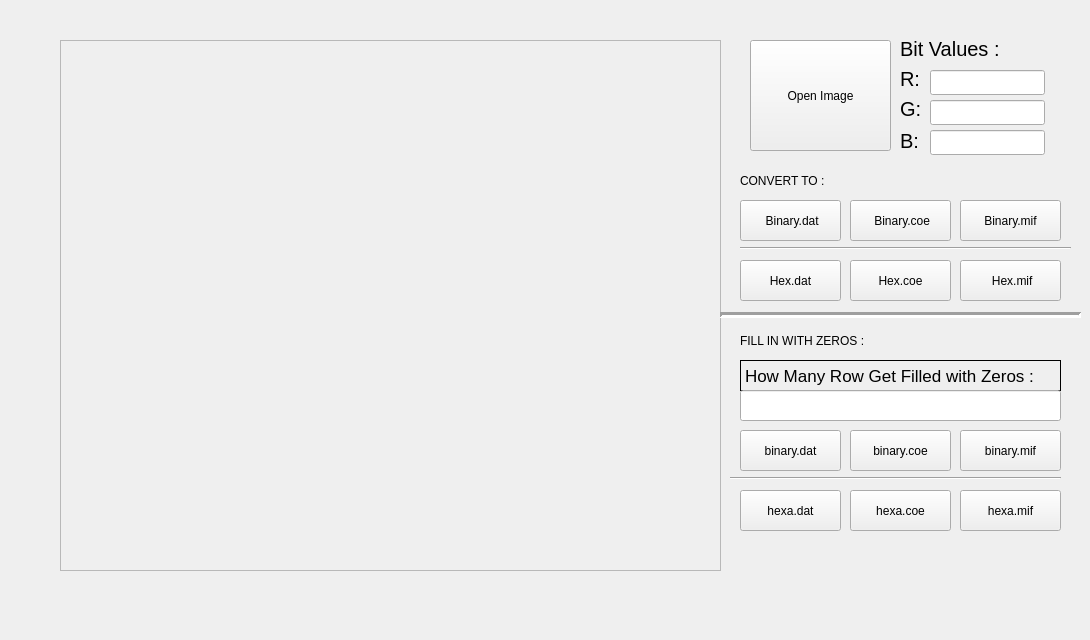
   <widget class="QWidget" name="tab1">
    <attribute name="title">
     <string>RGB</string>
    </attribute>
    <widget class="QPushButton" name="open_image">
     <property name="geometry">
      <rect>
       <x>750</x>
       <y>40</y>
       <width>141</width>
       <height>111</height>
      </rect>
     </property>
     <property name="toolTip">
      <string>open image</string>
     </property>
     <property name="styleSheet">
      <string notr="true"/>
     </property>
     <property name="text">
      <string>Open Image</string>
     </property>
     <property name="icon">
      <iconset resource="icons.qrc">
       <normaloff>:/icons/icons/My-Pictures-icon.png</normaloff>:/icons/icons/My-Pictures-icon.png</iconset>
     </property>
     <property name="iconSize">
      <size>
       <width>50</width>
       <height>50</height>
      </size>
     </property>
    </widget>
    <widget class="QPushButton" name="cvt_bn">
     <property name="geometry">
      <rect>
       <x>740</x>
       <y>200</y>
       <width>101</width>
       <height>41</height>
      </rect>
     </property>
     <property name="toolTip">
      <string>Convert rgb to binary format .dat file</string>
     </property>
     <property name="text">
      <string> Binary.dat</string>
     </property>
     <property name="icon">
      <iconset resource="icons.qrc">
       <normaloff>:/icons/icons/document-add-icon.png</normaloff>:/icons/icons/document-add-icon.png</iconset>
     </property>
     <property name="iconSize">
      <size>
       <width>25</width>
       <height>25</height>
      </size>
     </property>
    </widget>
    <widget class="QPushButton" name="cvt_hexa">
     <property name="geometry">
      <rect>
       <x>740</x>
       <y>260</y>
       <width>101</width>
       <height>41</height>
      </rect>
     </property>
     <property name="toolTip">
      <string>Convert rgb to hexadecimal format .dat file</string>
     </property>
     <property name="text">
      <string>Hex.dat</string>
     </property>
     <property name="icon">
      <iconset resource="icons.qrc">
       <normaloff>:/icons/icons/document-add-icon.png</normaloff>:/icons/icons/document-add-icon.png</iconset>
     </property>
     <property name="iconSize">
      <size>
       <width>25</width>
       <height>25</height>
      </size>
     </property>
    </widget>
    <widget class="QFrame" name="frame">
     <property name="geometry">
      <rect>
       <x>60</x>
       <y>40</y>
       <width>661</width>
       <height>531</height>
      </rect>
     </property>
     <property name="frameShape">
      <enum>QFrame::StyledPanel</enum>
     </property>
     <property name="frameShadow">
      <enum>QFrame::Raised</enum>
     </property>
     <widget class="QLabel" name="lbl_img">
      <property name="geometry">
       <rect>
        <x>0</x>
        <y>0</y>
        <width>661</width>
        <height>531</height>
       </rect>
      </property>
      <property name="minimumSize">
       <size>
        <width>661</width>
        <height>531</height>
       </size>
      </property>
      <property name="maximumSize">
       <size>
        <width>661</width>
        <height>531</height>
       </size>
      </property>
      <property name="font">
       <font>
        <kerning>true</kerning>
       </font>
      </property>
      <property name="text">
       <string/>
      </property>
      <property name="scaledContents">
       <bool>false</bool>
      </property>
      <property name="alignment">
       <set>Qt::AlignCenter</set>
      </property>
     </widget>
    </widget>
    <widget class="QLabel" name="lbl_res">
     <property name="geometry">
      <rect>
       <x>60</x>
       <y>600</y>
       <width>371</width>
       <height>31</height>
      </rect>
     </property>
     <property name="font">
      <font>
       <pointsize>15</pointsize>
       <weight>75</weight>
       <bold>true</bold>
      </font>
     </property>
     <property name="text">
      <string/>
     </property>
    </widget>
    <widget class="QLabel" name="label">
     <property name="geometry">
      <rect>
       <x>900</x>
       <y>40</y>
       <width>111</width>
       <height>17</height>
      </rect>
     </property>
     <property name="font">
      <font>
       <pointsize>15</pointsize>
      </font>
     </property>
     <property name="text">
      <string>Bit Values :</string>
     </property>
    </widget>
    <widget class="QLabel" name="r_lbl">
     <property name="geometry">
      <rect>
       <x>900</x>
       <y>70</y>
       <width>21</width>
       <height>17</height>
      </rect>
     </property>
     <property name="font">
      <font>
       <pointsize>15</pointsize>
      </font>
     </property>
     <property name="text">
      <string>R:</string>
     </property>
    </widget>
    <widget class="QLabel" name="b_lbl">
     <property name="geometry">
      <rect>
       <x>900</x>
       <y>130</y>
       <width>21</width>
       <height>21</height>
      </rect>
     </property>
     <property name="font">
      <font>
       <pointsize>15</pointsize>
      </font>
     </property>
     <property name="text">
      <string>B:</string>
     </property>
    </widget>
    <widget class="QLabel" name="g_lbl">
     <property name="geometry">
      <rect>
       <x>900</x>
       <y>100</y>
       <width>21</width>
       <height>17</height>
      </rect>
     </property>
     <property name="font">
      <font>
       <pointsize>15</pointsize>
      </font>
     </property>
     <property name="text">
      <string>G:</string>
     </property>
    </widget>
    <widget class="QLineEdit" name="r_line">
     <property name="geometry">
      <rect>
       <x>930</x>
       <y>70</y>
       <width>115</width>
       <height>25</height>
      </rect>
     </property>
     <property name="inputMethodHints">
      <set>Qt::ImhPreferNumbers</set>
     </property>
    </widget>
    <widget class="QLineEdit" name="g_line">
     <property name="geometry">
      <rect>
       <x>930</x>
       <y>100</y>
       <width>115</width>
       <height>25</height>
      </rect>
     </property>
     <property name="inputMethodHints">
      <set>Qt::ImhPreferNumbers</set>
     </property>
    </widget>
    <widget class="QLineEdit" name="b_line">
     <property name="geometry">
      <rect>
       <x>930</x>
       <y>130</y>
       <width>115</width>
       <height>25</height>
      </rect>
     </property>
     <property name="inputMethodHints">
      <set>Qt::ImhPreferNumbers</set>
     </property>
    </widget>
    <widget class="QLabel" name="label_2">
     <property name="geometry">
      <rect>
       <x>740</x>
       <y>360</y>
       <width>321</width>
       <height>31</height>
      </rect>
     </property>
     <property name="font">
      <font>
       <pointsize>13</pointsize>
      </font>
     </property>
     <property name="frameShape">
      <enum>QFrame::Box</enum>
     </property>
     <property name="text">
      <string>How Many Row Get Filled with Zeros :</string>
     </property>
    </widget>
    <widget class="QLineEdit" name="set_row">
     <property name="geometry">
      <rect>
       <x>740</x>
       <y>390</y>
       <width>321</width>
       <height>31</height>
      </rect>
     </property>
    </widget>
    <widget class="QPushButton" name="bin_zero_btn">
     <property name="geometry">
      <rect>
       <x>740</x>
       <y>430</y>
       <width>101</width>
       <height>41</height>
      </rect>
     </property>
     <property name="toolTip">
      <string>get filled with zeros from the last line to the added line</string>
     </property>
     <property name="text">
      <string>binary.dat</string>
     </property>
     <property name="icon">
      <iconset resource="icons.qrc">
       <normaloff>:/icons/icons/document-add-icon.png</normaloff>:/icons/icons/document-add-icon.png</iconset>
     </property>
     <property name="iconSize">
      <size>
       <width>25</width>
       <height>25</height>
      </size>
     </property>
    </widget>
    <widget class="QPushButton" name="hex_zero_btn">
     <property name="geometry">
      <rect>
       <x>740</x>
       <y>490</y>
       <width>101</width>
       <height>41</height>
      </rect>
     </property>
     <property name="toolTip">
      <string>get filled with zeros from the last line to the added line</string>
     </property>
     <property name="text">
      <string>hexa.dat</string>
     </property>
     <property name="icon">
      <iconset resource="icons.qrc">
       <normaloff>:/icons/icons/document-add-icon.png</normaloff>:/icons/icons/document-add-icon.png</iconset>
     </property>
     <property name="iconSize">
      <size>
       <width>25</width>
       <height>25</height>
      </size>
     </property>
    </widget>
    <widget class="QPushButton" name="cvt_bn_coe">
     <property name="geometry">
      <rect>
       <x>850</x>
       <y>200</y>
       <width>101</width>
       <height>41</height>
      </rect>
     </property>
     <property name="toolTip">
      <string>Convert rgb to binary format .coe file</string>
     </property>
     <property name="text">
      <string> Binary.coe</string>
     </property>
     <property name="icon">
      <iconset resource="icons.qrc">
       <normaloff>:/icons/icons/document-add-icon.png</normaloff>:/icons/icons/document-add-icon.png</iconset>
     </property>
     <property name="iconSize">
      <size>
       <width>25</width>
       <height>25</height>
      </size>
     </property>
    </widget>
    <widget class="QPushButton" name="cvt_hexa_coe">
     <property name="geometry">
      <rect>
       <x>850</x>
       <y>260</y>
       <width>101</width>
       <height>41</height>
      </rect>
     </property>
     <property name="toolTip">
      <string>Convert rgb to hexadecimal format .coe file</string>
     </property>
     <property name="text">
      <string>Hex.coe</string>
     </property>
     <property name="icon">
      <iconset resource="icons.qrc">
       <normaloff>:/icons/icons/document-add-icon.png</normaloff>:/icons/icons/document-add-icon.png</iconset>
     </property>
     <property name="iconSize">
      <size>
       <width>25</width>
       <height>25</height>
      </size>
     </property>
    </widget>
    <widget class="QPushButton" name="cvt_bn_mif">
     <property name="geometry">
      <rect>
       <x>960</x>
       <y>200</y>
       <width>101</width>
       <height>41</height>
      </rect>
     </property>
     <property name="toolTip">
      <string>Convert rgb to binary format .mif file</string>
     </property>
     <property name="text">
      <string>Binary.mif</string>
     </property>
     <property name="icon">
      <iconset resource="icons.qrc">
       <normaloff>:/icons/icons/document-add-icon.png</normaloff>:/icons/icons/document-add-icon.png</iconset>
     </property>
     <property name="iconSize">
      <size>
       <width>25</width>
       <height>25</height>
      </size>
     </property>
    </widget>
    <widget class="QPushButton" name="cvt_hex_mif">
     <property name="geometry">
      <rect>
       <x>960</x>
       <y>260</y>
       <width>101</width>
       <height>41</height>
      </rect>
     </property>
     <property name="toolTip">
      <string>Convert rgb to hexadecimal format .mif file</string>
     </property>
     <property name="text">
      <string> Hex.mif</string>
     </property>
     <property name="icon">
      <iconset resource="icons.qrc">
       <normaloff>:/icons/icons/document-add-icon.png</normaloff>:/icons/icons/document-add-icon.png</iconset>
     </property>
     <property name="iconSize">
      <size>
       <width>25</width>
       <height>25</height>
      </size>
     </property>
    </widget>
    <widget class="Line" name="line">
     <property name="geometry">
      <rect>
       <x>740</x>
       <y>240</y>
       <width>331</width>
       <height>16</height>
      </rect>
     </property>
     <property name="orientation">
      <enum>Qt::Horizontal</enum>
     </property>
    </widget>
    <widget class="QLabel" name="label_3">
     <property name="geometry">
      <rect>
       <x>740</x>
       <y>170</y>
       <width>311</width>
       <height>21</height>
      </rect>
     </property>
     <property name="text">
      <string>CONVERT TO :</string>
     </property>
    </widget>
    <widget class="QPushButton" name="bin_zero_btn_coe">
     <property name="geometry">
      <rect>
       <x>850</x>
       <y>430</y>
       <width>101</width>
       <height>41</height>
      </rect>
     </property>
     <property name="toolTip">
      <string>get filled with zeros from the last line to the added line</string>
     </property>
     <property name="text">
      <string>binary.coe</string>
     </property>
     <property name="icon">
      <iconset resource="icons.qrc">
       <normaloff>:/icons/icons/document-add-icon.png</normaloff>:/icons/icons/document-add-icon.png</iconset>
     </property>
     <property name="iconSize">
      <size>
       <width>25</width>
       <height>25</height>
      </size>
     </property>
    </widget>
    <widget class="QPushButton" name="bin_zero_btn_mif">
     <property name="geometry">
      <rect>
       <x>960</x>
       <y>430</y>
       <width>101</width>
       <height>41</height>
      </rect>
     </property>
     <property name="toolTip">
      <string>get filled with zeros from the last line to the added line</string>
     </property>
     <property name="text">
      <string>binary.mif</string>
     </property>
     <property name="icon">
      <iconset resource="icons.qrc">
       <normaloff>:/icons/icons/document-add-icon.png</normaloff>:/icons/icons/document-add-icon.png</iconset>
     </property>
     <property name="iconSize">
      <size>
       <width>25</width>
       <height>25</height>
      </size>
     </property>
    </widget>
    <widget class="QPushButton" name="hex_zero_btn_coe">
     <property name="geometry">
      <rect>
       <x>850</x>
       <y>490</y>
       <width>101</width>
       <height>41</height>
      </rect>
     </property>
     <property name="toolTip">
      <string>get filled with zeros from the last line to the added line</string>
     </property>
     <property name="text">
      <string>hexa.coe</string>
     </property>
     <property name="icon">
      <iconset resource="icons.qrc">
       <normaloff>:/icons/icons/document-add-icon.png</normaloff>:/icons/icons/document-add-icon.png</iconset>
     </property>
     <property name="iconSize">
      <size>
       <width>25</width>
       <height>25</height>
      </size>
     </property>
    </widget>
    <widget class="QPushButton" name="hex_zero_btn_mif">
     <property name="geometry">
      <rect>
       <x>960</x>
       <y>490</y>
       <width>101</width>
       <height>41</height>
      </rect>
     </property>
     <property name="toolTip">
      <string>get filled with zeros from the last line to the added line</string>
     </property>
     <property name="text">
      <string>hexa.mif</string>
     </property>
     <property name="icon">
      <iconset resource="icons.qrc">
       <normaloff>:/icons/icons/document-add-icon.png</normaloff>:/icons/icons/document-add-icon.png</iconset>
     </property>
     <property name="iconSize">
      <size>
       <width>25</width>
       <height>25</height>
      </size>
     </property>
    </widget>
    <widget class="Line" name="line_2">
     <property name="geometry">
      <rect>
       <x>730</x>
       <y>470</y>
       <width>331</width>
       <height>16</height>
      </rect>
     </property>
     <property name="orientation">
      <enum>Qt::Horizontal</enum>
     </property>
    </widget>
    <widget class="Line" name="line_3">
     <property name="geometry">
      <rect>
       <x>720</x>
       <y>305</y>
       <width>361</width>
       <height>21</height>
      </rect>
     </property>
     <property name="lineWidth">
      <number>3</number>
     </property>
     <property name="orientation">
      <enum>Qt::Horizontal</enum>
     </property>
    </widget>
    <widget class="QLabel" name="label_4">
     <property name="geometry">
      <rect>
       <x>740</x>
       <y>330</y>
       <width>311</width>
       <height>21</height>
      </rect>
     </property>
     <property name="text">
      <string>FILL IN WITH ZEROS : </string>
     </property>
    </widget>
   </widget>
